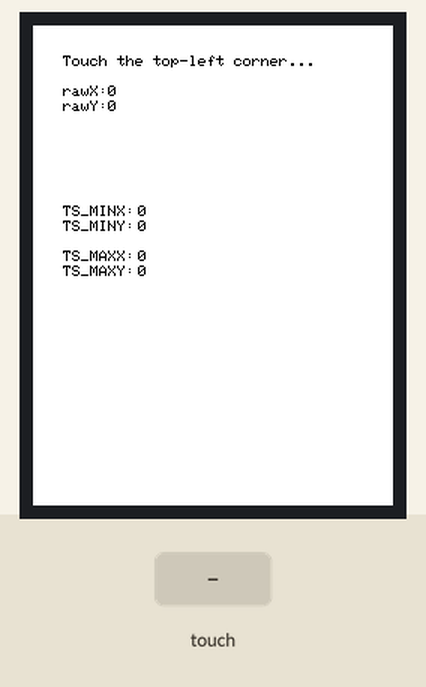
Recording of a sketch running on a simulated Arduino Uno, built with avr-gcc and run on an emulated ATmega328P. Shown: 240×320 colour display. The test bench sets the inputs (shaded band).

Above: at 1.4 s.
1.5 s: touch panel pressed at 13 % / 10 % of its raw x / y range
At 2.4 s:
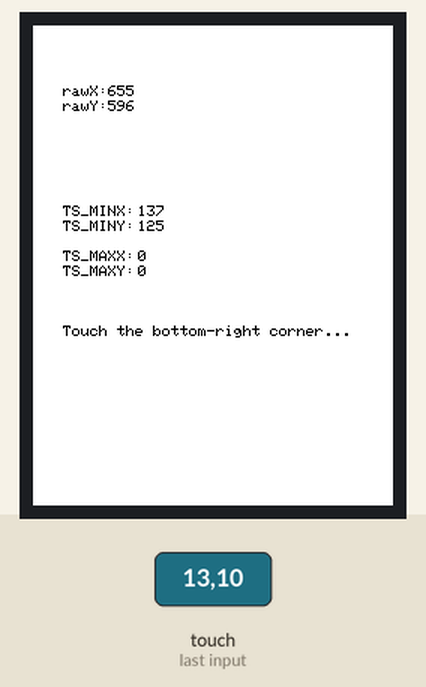
3.3 s: touch panel pressed at 38 % / 10 % of its raw x / y range
At 4.6 s:
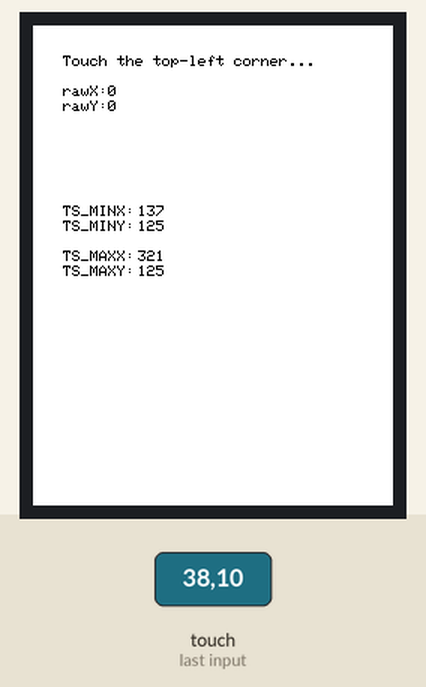
Timing chart, 0 to 6.3 s (numbered marks = the images above; inputs shaded):
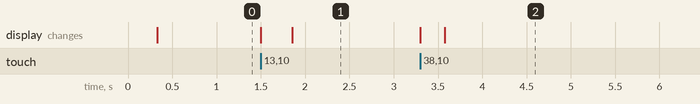

The sketch:

TFTcal-Adafruit.ino
```cpp
//
// Touchpad calibration program for Adafruit Touch Shield V2 which uses the older STMPE610 touch controller
//   NOTE: the latest Adafruit Touch Shield V2 which uses the newer TSC2007 touch controller should not need calibration
//
//    - determines touchpad constants TS_MINX, TS_MINY, TS_MAXX, & TS_MAXY on-the-fly for the older STMPE610 touch controller
//    - use something small but not too sharp (e.g. toothpick) to poke the touchscreen
//
// V1.2 by MJCulross (KD5RXT) - 20240803-2025
//
// Uses the Adafruit Touch Shield V2 library
//    for its display output & touchpad input
//
//

// The following pins are used in this project:
//
// PIN  D2  = (not used)
// PIN  D3  = TFT backlight control (optional - solder jumper to activate)
// PIN  D4  = microSD chip select
// PIN  D5  = (not used)
// PIN  D6  = (not used)
// PIN  D7  = (not used)
// PIN  D8  = Resistive TouchScreen chip select
// PIN  D9  = TFT data/command select
// PIN D10  = TFT chip select
// PIN D11  = SPI data input pin - used for TFT, microSD, & Resistive TouchScreen data/command
// PIN D12  = SPI data output pin - used for TFT, microSD, & Resistive TouchScreen data/command
// PIN D13  = SPI serial clock pin - used for TFT, microSD, & Resistive TouchScreen clock
// PIN  A0  = (not used)
// PIN  A1  = (not used)
// PIN  A2  = (not used)
// PIN  A3  = (not used)
// PIN  A4  = (not used)
// PIN  A5  = (not used)

#include <Adafruit_GFX.h>    // Core graphics library
#include <SPI.h>
#include <Wire.h>      // this is needed even tho we aren't using it
#include <Adafruit_ILI9341.h>

#include <Adafruit_STMPE610.h>

// This is rough calibration data for the raw touch data to the screen coordinates for STMPE610 touch controller
#define TS_MINX 210
#define TS_MINY 200
#define TS_MAXX 3860
#define TS_MAXY 3760

// The STMPE610 uses hardware SPI on the shield, and #8
#define STMPE_CS 8
Adafruit_STMPE610 ts = Adafruit_STMPE610(STMPE_CS);

// The display uses hardware SPI, plus #9 & #10
#define TFT_CS 10
#define TFT_DC 9
Adafruit_ILI9341 tft = Adafruit_ILI9341(TFT_CS, TFT_DC);

const int speaker = 2;   // define the speaker pin

uint16_t avgMinX = 0;
uint16_t avgMinY = 0;

uint16_t avgMaxX = 0;
uint16_t avgMaxY = 0;

uint16_t sampleX[10];
uint16_t sampleY[10];

int indexX = 0;
int indexY = 0;

void displayLatest(uint16_t rawX, uint16_t rawY)
{
   tft.fillScreen(ILI9341_WHITE);

   tft.setCursor(20, 40);
   tft.println("rawX: ");
   tft.setCursor(50, 40);
   tft.print(rawX);
   tft.println("     ");
   tft.setCursor(20, 50);
   tft.println("rawY: ");
   tft.setCursor(50, 50);
   tft.print(rawY);
   tft.println("     ");

   tft.setCursor(20, 120);
   tft.println("TS_MINX: ");
   tft.setCursor(70, 120);
   tft.print(avgMinX);
   tft.println("     ");
   tft.setCursor(20, 130);
   tft.println("TS_MINY: ");
   tft.setCursor(70, 130);
   tft.print(avgMinY);
   tft.println("     ");

   tft.setCursor(20, 150);
   tft.println("TS_MAXX: ");
   tft.setCursor(70, 150);
   tft.print(avgMaxX);
   tft.println("     ");
   tft.setCursor(20, 160);
   tft.println("TS_MAXY: ");
   tft.setCursor(70, 160);
   tft.print(avgMaxY);
   tft.println("     ");
}
void setup()
{
   tft.begin();  //init TFT library
   ts.begin();   //init TouchScreen library

   displayLatest(0, 0);

   tft.setCursor(20, 20);
   tft.println("Touch the top-left corner...");
}


void loop()
{
   uint16_t rawX, rawY, rawZ1, rawZ2;
   uint8_t rawZ;

   tft.setTextColor(ILI9341_BLACK);
   tft.setTextSize(1);

   for (int i = 0; i < 9; i++)
   {
      sampleX[i] = avgMinX;
      sampleY[i] = avgMinY;
   }

   displayLatest(rawX, rawY);

   tft.setCursor(20, 20);
   tft.println("Touch the top-left corner...");

   // wait for touch
   while (! ts.touched()) {}

   // wait for touch to go away
   while (ts.touched())
   {
      ts.readData(&rawX, &rawY, &rawZ);

      sampleX[indexX] = rawX;
      sampleY[indexY] = rawY;

      if (++indexX > 9)
      {
         indexX = 0;
      }

      if (++indexY > 9)
      {
         indexY = 0;
      }

      for (int i = 0; i < 9; i++)
      {
         avgMinX += sampleX[i];
         avgMinY += sampleY[i];
      }

      avgMinX /= 10;
      avgMinY /= 10;

      displayLatest(rawX, rawY);

      tft.setCursor(20, 20);
      tft.println("Touch the top-left corner...");
   }

   // now, empty any buffered data
   while (! ts.bufferEmpty())
   {
      TS_Point p_discard = ts.getPoint();
   }

   tft.fillScreen(ILI9341_WHITE);

   for (int i = 0; i < 9; i++)
   {
      sampleX[i] = avgMaxX;
      sampleY[i] = avgMaxY;
   }

   displayLatest(rawX, rawY);

   tft.setCursor(20, 200);
   tft.println("Touch the bottom-right corner...");

   // wait for touch
   while (! ts.touched()) {}

   // wait for touch to go away
   while (ts.touched())
   {
      ts.readData(&rawX, &rawY, &rawZ);

      sampleX[indexX] = rawX;
      sampleY[indexY] = rawY;

      if (++indexX > 9)
      {
         indexX = 0;
      }

      if (++indexY > 9)
      {
         indexY = 0;
      }

      for (int i = 0; i < 9; i++)
      {
         avgMaxX += sampleX[i];
         avgMaxY += sampleY[i];
      }

      avgMaxX /= 10;
      avgMaxY /= 10;

      displayLatest(rawX, rawY);

      tft.setCursor(20, 200);
      tft.println("Touch the bottom-right corner...");
   }

   // now, empty any buffered data
   while (! ts.bufferEmpty())
   {
      TS_Point p_discard = ts.getPoint();
   }
}
```

Measured:
- after the input at 1.5 s, the display: first changes at once (image 1 shows a later state)
- after the input at 3.3 s, the display: first changes at once (image 2 shows a later state)
